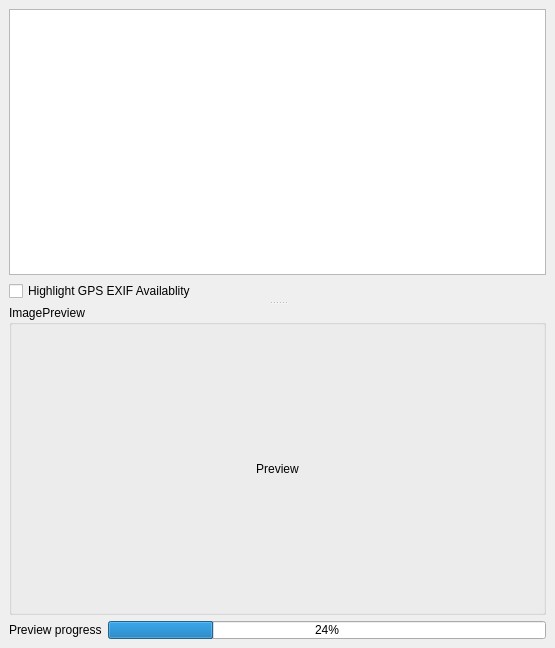
<ui version="4.0" >
 <class>EgtMainWindowGui</class>
 <widget class="QMainWindow" name="EgtMainWindowGui" >
  <property name="geometry" >
   <rect>
    <x>0</x>
    <y>0</y>
    <width>555</width>
    <height>648</height>
   </rect>
  </property>
  <property name="windowTitle" >
   <string>EasyGeoTagger - Alpha Version - Do Not Distribute - Biodiversity Informatics Facility - AMNH</string>
  </property>
  <widget class="QWidget" name="centralwidget" >
   <layout class="QGridLayout" >
    <item row="0" column="0" >
     <widget class="QSplitter" name="splitter" >
      <property name="orientation" >
       <enum>Qt::Vertical</enum>
      </property>
      <widget class="QFrame" name="frame" >
       <property name="frameShape" >
        <enum>QFrame::NoFrame</enum>
       </property>
       <property name="frameShadow" >
        <enum>QFrame::Plain</enum>
       </property>
       <layout class="QVBoxLayout" >
        <property name="margin" >
         <number>0</number>
        </property>
        <item>
         <widget class="QTreeView" name="tvFileBrowser" >
          <property name="sizePolicy" >
           <sizepolicy vsizetype="Expanding" hsizetype="MinimumExpanding" >
            <horstretch>0</horstretch>
            <verstretch>0</verstretch>
           </sizepolicy>
          </property>
          <property name="minimumSize" >
           <size>
            <width>512</width>
            <height>250</height>
           </size>
          </property>
         </widget>
        </item>
        <item>
         <widget class="QCheckBox" name="chkbColorCodeFilenames" >
          <property name="text" >
           <string>Highlight GPS EXIF Availablity</string>
          </property>
         </widget>
        </item>
       </layout>
      </widget>
      <widget class="QFrame" name="frame_2" >
       <property name="frameShape" >
        <enum>QFrame::NoFrame</enum>
       </property>
       <property name="frameShadow" >
        <enum>QFrame::Raised</enum>
       </property>
       <layout class="QGridLayout" >
        <property name="margin" >
         <number>0</number>
        </property>
        <item row="0" column="0" colspan="2" >
         <widget class="QGroupBox" name="groupBox_2" >
          <property name="title" >
           <string>ImagePreview</string>
          </property>
          <layout class="QVBoxLayout" >
           <item>
            <widget class="QLabel" name="labelPreview" >
             <property name="sizePolicy" >
              <sizepolicy vsizetype="Preferred" hsizetype="MinimumExpanding" >
               <horstretch>0</horstretch>
               <verstretch>0</verstretch>
              </sizepolicy>
             </property>
             <property name="minimumSize" >
              <size>
               <width>512</width>
               <height>250</height>
              </size>
             </property>
             <property name="layoutDirection" >
              <enum>Qt::LeftToRight</enum>
             </property>
             <property name="text" >
              <string>Preview</string>
             </property>
             <property name="textFormat" >
              <enum>Qt::LogText</enum>
             </property>
             <property name="scaledContents" >
              <bool>false</bool>
             </property>
             <property name="alignment" >
              <set>Qt::AlignCenter</set>
             </property>
            </widget>
           </item>
          </layout>
         </widget>
        </item>
        <item row="1" column="0" >
         <widget class="QLabel" name="label_2" >
          <property name="text" >
           <string>Preview progress</string>
          </property>
         </widget>
        </item>
        <item row="1" column="1" >
         <widget class="QProgressBar" name="pbarProgressBar" >
          <property name="maximumSize" >
           <size>
            <width>16777215</width>
            <height>18</height>
           </size>
          </property>
          <property name="value" >
           <number>24</number>
          </property>
         </widget>
        </item>
       </layout>
      </widget>
     </widget>
    </item>
   </layout>
  </widget>
  <widget class="QMenuBar" name="menubar" >
   <property name="geometry" >
    <rect>
     <x>0</x>
     <y>0</y>
     <width>555</width>
     <height>22</height>
    </rect>
   </property>
  </widget>
 </widget>
 <resources/>
 <connections/>
</ui>
